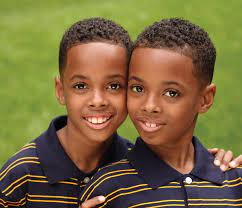
#> input picture 2faces.jpg, 242 x 208 px
$ python face_detector.py
#> lines starting #> are read from the running program, lines starting #| are printed output that depends on the picture; after the words box and inside, x2 and y2 are one past the last pixel; in counts of white or black regions, pixels touching at a corner belong together
'''
takes an image and detectors face by
converting it to grayscale and detecting features
'''

import cv2

# load pretrained data
trained_face_data = cv2.CascadeClassifier('haarcascade_frontalface_default.xml')

# choose image to detect face in
img = cv2.imread('2faces.jpg')
#> img is the input picture: shape (208, 242, 3); mean B, G, R 63.4, 105.5, 121.1

# convert to grayscale
grayscaled_img = cv2.cvtColor(img, cv2.COLOR_BGR2GRAY)
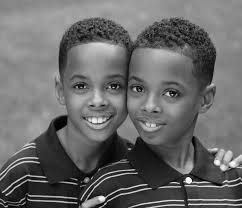
#> grayscaled_img: shape (208, 242); min 0, max 254, mean 105.4

# Detect faces
face_coordinates = trained_face_data.detectMultiScale(grayscaled_img) # returns list of rectangles where faces are detected
#> face_coordinates = [[59, 57, 76, 76], [118, 66, 70, 70]]

# print(face_coordinates)

# Draw rectangles
for rectangle in face_coordinates:
    cv2.rectangle(img, ([rectangle[0], rectangle[1]]), ([rectangle[2]+rectangle[0], rectangle[3]+rectangle[1]]), (0,255.0), 2)
#> this loop made 2 passes
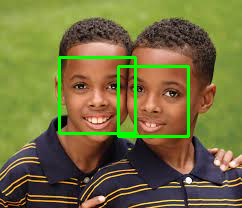
#> img: shape (208, 242, 3); 3.43% of pixels changed, all inside (x1, y1, x2, y2) = (58, 56, 190, 138)
    # check documentation to make sure everything is right!


# display image
cv2.imshow('Face Detector', img)
cv2.waitKey(1) # waits 1 msec to switch frames

print("Code Completed")
